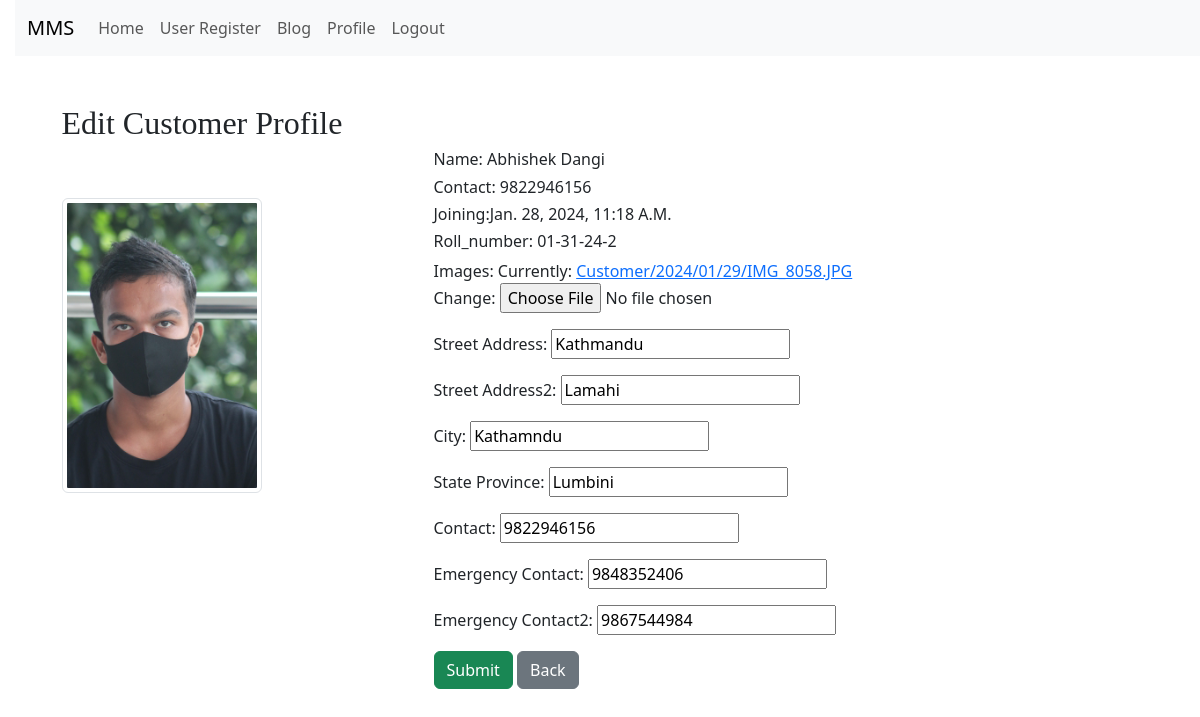
The page /profile_edit/ (signed in) on the database its author committed.
### app/models.py (models this page shows, shortened)
class Customer(models.Model):
    member = models.ForeignKey(User, on_delete=models.CASCADE)
    images = models.ImageField(upload_to="Customer/%Y/%m/%d", blank=False)
    street_address = models.CharField(max_length=255, blank=True, null=True)
    street_address2 = models.CharField(max_length=255, blank=True, null=True)
    city = models.CharField(max_length=100, blank=True, null=True)
    state_province = models.CharField(max_length=100, blank=True, null=True)
    date_of_signature = models.DateTimeField(default=timezone.now)
    contact = models.CharField(max_length=10)
    emergency_contact = models.CharField(max_length=10, blank=True, null=True)
    emergency_contact2 = models.CharField(max_length=10, blank=True, null=True)
    rollnumber = models.CharField(max_length=20, unique=True, editable=False)

### app/views.py (the view, shortened to what this page needs)
# urls.py: path("profile_edit/", CustomerProfileEditView.as_view(), name="profile_edit"),
class CustomerProfileEditView(LoginRequiredMixin, View):
    template_name = "app/customer/customer_profile_edit.html"
    login_url = "/user_login/"
    def get(self, request, *args, **kwargs):
        try:
            customer = get_object_or_404(Customer, member=request.user)
            form = CustomerProfileEditForm(instance=customer)
            return render(
                request, self.template_name, {"form": form, "customer": customer}
            )
        except Http404:
            messages.error(request, "Customer not found.")
            return redirect("home")

### app/forms.py
class CustomerProfileEditForm(forms.ModelForm):
    class Meta:
        model = Customer
        fields = [
            'images',
            'street_address',
            'street_address2',
            'city',
            'state_province',
            'contact',
            'emergency_contact',
            'emergency_contact2',
        ]

### template/app/customer/customer_profile_edit.html (shortened to what this page needs)
{% extends "app/base.html" %}
{% load static %}
{% block content %}
<div class="container mt-5">
     <div class="row justify-content-center">
          <h2>Edit Customer Profile</h2>
          <div class="col-md-4">
               <img src="{{customer.images.url }}" alt="Images" height="200" width="200"
                    class="img-thumbnail  my-5 d-flex">
          </div>
          <div class="col-md-8 text-capitalize">
               <h6 class="col-sm-6 form-group form-row">Name: {{ customer.member.first_name }}
                    {{customer.member.last_name}}</h6>
               <h6 class="col-sm-6 form-group form-row">Contact: {{customer.contact}}</h6>
               <h6 class="col-sm-6 form-group form-row">Joining:{{customer.date_of_signature}}</h6>
               <h6 class="col-sm-6 form-group form-row">Roll_number: {{customer.rollnumber}}</h6>
               <form method="post" enctype="multipart/form-data">
                    {{ form.as_p }}
                    <button type="submit" class="btn btn-success">Submit</button>
                    <a href="{% url 'profile' %}" class="btn btn-secondary ">Back</a>
               </form>
          </div>
     </div>
</div>
{% endblock content %}

### static/css/blog.css (style rules this page uses)
body { padding-left: 15px; }
h1, h2, h3, h4 { font-family: "Lobster", cursive; }

### rows shown on the page
Customer: images (picture), member.first_name "Abhishek", member.last_name "Dangi", contact "9822946156", date_of_signature "Jan. 28, 2024, 11:18 A.m.", rollnumber "01-31-24-2", street_address "Kathmandu", street_address2 "Lamahi", city "Kathamndu", state_province "Lumbini", emergency_contact "9848352406", emergency_contact2 "9867544984"
